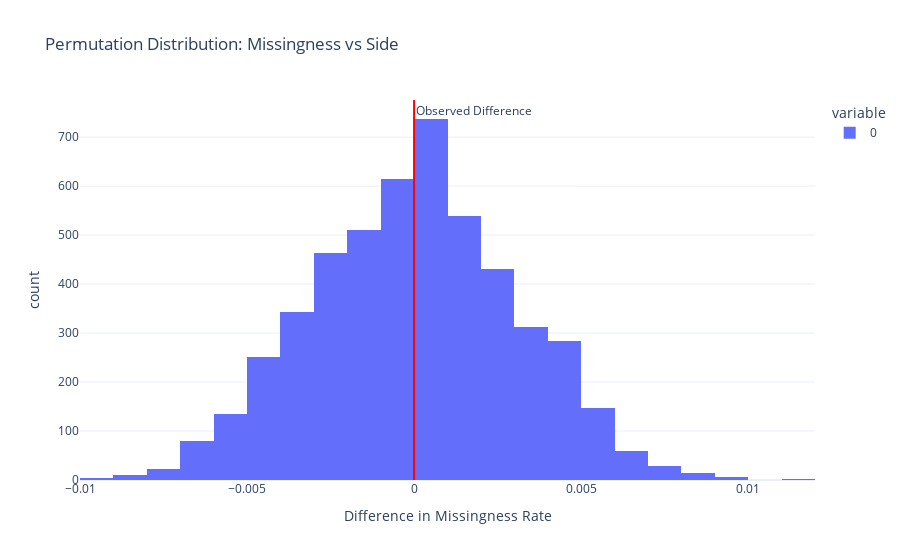

Write notebook code for a chart like this one.
### Markdown cell above
The permutation test yields a large p-value, indicating no evidence that missingness of void_grubs depends on team side. This aligns with expectations, as side selection is unrelated to patch-level structural changes.

### Code cell
fig_side = px.histogram(
    perm_diffs_side,
    nbins=40,
    title="Permutation Distribution: Missingness vs Side",
    labels={"value": "Difference in Missingness Rate"}
)

fig_side.add_vline(
    x=obs_side_diff,
    line_color="red",
    annotation_text="Observed Difference",
    annotation_position="top right"
)

fig_side.update_layout(template="plotly_white")

fig_side.show()

### Figure 1 — Plotly figure (JSON) as saved in the notebook; plotly's stock layout.template omitted (floating-point values rounded to 4 significant figures; data arrays with more than 128 entries replaced by an {"elided": "..."} marker saying what was removed)
{"data": [{"bingroup": "x", "hovertemplate": "variable=0<br>Difference in Missingness Rate=%{x}<br>count=%{y}<extra></extra>", "legendgroup": "0", "marker": {"color": "#636efa", "pattern": {"shape": ""}}, "name": "0", "nbinsx": 40, "orientation": "v", "showlegend": true, "type": "histogram", "x": {"elided": "5000 float values"}, "xaxis": "x", "yaxis": "y"}], "layout": {"annotations": [{"showarrow": false, "text": "Observed Difference", "x": 0, "xanchor": "left", "xref": "x", "y": 1, "yanchor": "top", "yref": "y domain"}], "barmode": "relative", "legend": {"title": {"text": "variable"}, "tracegroupgap": 0}, "shapes": [{"line": {"color": "red"}, "type": "line", "x0": 0, "x1": 0, "xref": "x", "y0": 0, "y1": 1, "yref": "y domain"}], "title": {"text": "Permutation Distribution: Missingness vs Side"}, "xaxis": {"anchor": "y", "domain": [0, 1], "title": {"text": "Difference in Missingness Rate"}}, "yaxis": {"anchor": "x", "domain": [0, 1], "title": {"text": "count"}}}}
